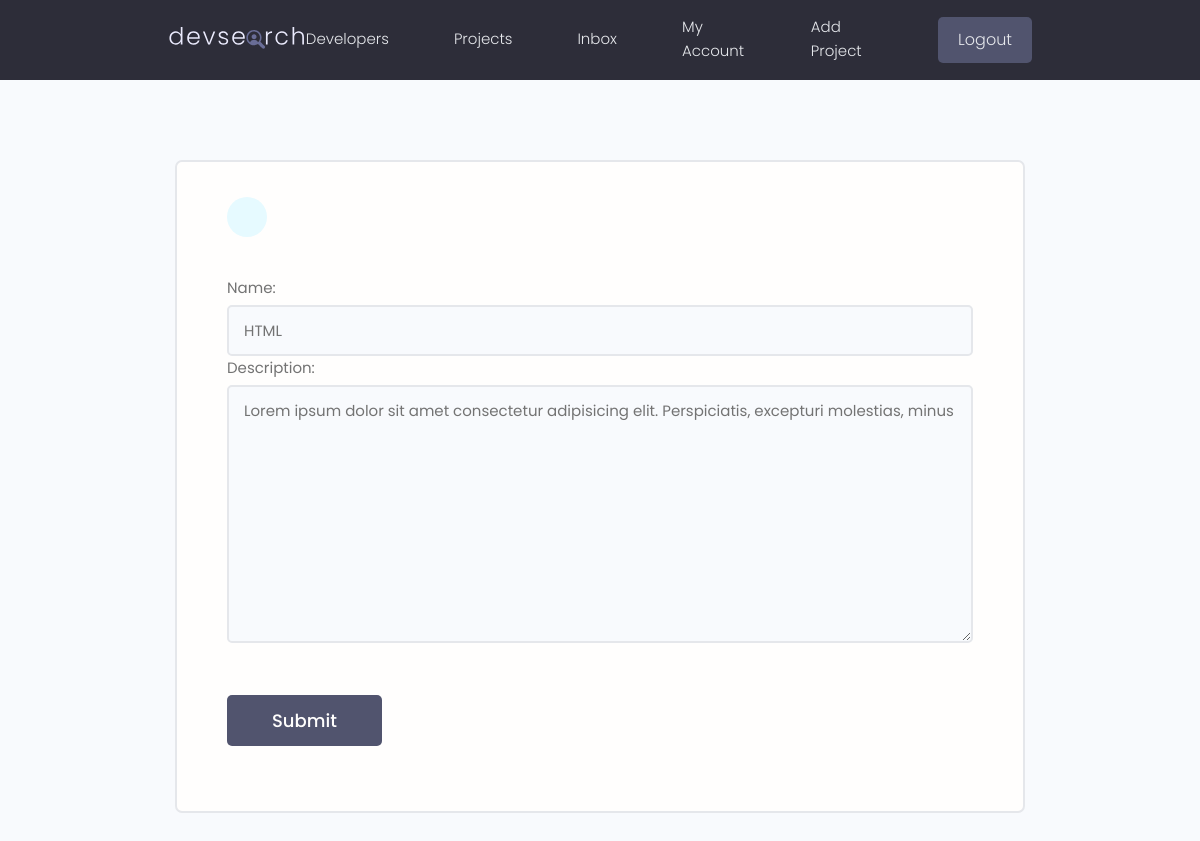
The page /edit_skill/29d43505-fe26-4b6c-9170-d2956896dbb1 (signed in) on the database its author committed.
### users/models.py (models this page shows, shortened)
class Skill(models.Model):
    owner = models.ForeignKey(Profile, on_delete=models.CASCADE, null=True, blank=True)
    name = models.CharField(max_length=200, blank=True, null=True)
    description = models.TextField(blank=True, null=True)
    created = models.DateTimeField(auto_now_add=True)
    id = models.UUIDField(default=uuid.uuid4, unique=True, primary_key=True, editable=False)

### users/views.py (the view)
# urls.py: path('edit_skill/<str:pk>', views.edit_skill, name='edit_skill'),
@login_required(login_url='users:login')
def edit_skill(request, pk):
    profile = request.user.profile
    skill = profile.skill_set.get(id=pk)
    form = SkillForm(instance=skill)
    if request.method == 'POST':
        form = SkillForm(request.POST, instance=skill)
        if form.is_valid():
            save = form.save()
            messages.info(request, "Your Skill was added successfully ! ")
            return redirect('users:account')
    context = {'form': form}
    return render(request, 'users/skill_form.html', context)

### users/forms.py
class SkillForm(ModelForm):
    class Meta:
        model = Skill
        fields = ['name', 'description']
    def __init__(self, *args, **kwargs):
        super(SkillForm, self).__init__(*args, **kwargs)
        for name, field in self.fields.items():
            field.widget.attrs.update({'class': 'input'})

### users/templates/users/skill_form.html (shortened to what this page needs)
{% extends 'base.html' %}
{% block content %}
    <main class="formPage my-xl">
        <div class="content-box">
            <div class="formWrapper">
                <a class="backButton" href="{% url 'users:account' %}"></a>
                <br>
                <form class="form" method="POST" action="">
                        <div class="form__field">
                            {{ form }}
                        </div>
                    <input class="btn btn--sub btn--lg  my-md" type="submit" value="Submit"/>
                </form>
            </div>
        </div>
    </main>
{% endblock %}

### static/css/app.css (style rules this page uses)
:root { --color-sub: #2d2d39; }
.btn--sub { background-color: var(--color-sub-light); }
.content-box { width: 95%; max-width: 85rem; margin: 0 auto; }
.backButton { background: var(--color-main-light); color: var(--color-main); width: 4rem; height: 4rem; display: flex; align-items: center; justify-content: center; border-radius: 50%; }
.formPage .formWrapper { list-style: none; background: var(--color-white); padding: 3.5rem 5rem; border: 2px solid var(--color-light); border-radius: 0.7rem; }

### static/uikit/styles/modules/_variables.css (style rules this page uses)
:root { --color-main: #5aa5b9; --color-main-light: #e6faff; --color-sub: #3f4156; --color-sub-light: #51546e; --color-sub-lighter: #ededfd; --color-text: #737373; --color-gray: #8b8b8b; --color-light: #e5e7eb; --color-light-gray: #767676; --color-bg: #f8fafd; --color-white: #fffefd; --color-white-light: #f3f3f3; --color-success: #359e64; --color-success-bg: #def8e8; --color-error: #fc4b0b; --color-error-bg: #fff2ee; --font-base: 'Poppins', arial, helvetica, 'Segoe UI', roboto, ubuntu, sans-serif; --font-monospace: 'Fira Code', 'Courier New', courier, monospace; --font-regular: 300; --font-medium: 500; --font-bold: 700; --generic-shadow: 1px 1px 5px #00000010; --generic-transition: all 0.3s ease-in-out; }

### static/uikit/styles/modules/_base.css (style rules this page uses)
* { margin: 0; padding: 0; box-sizing: border-box; text-rendering: optimizeLegibility; color: inherit; font-size: inherit; }
html { font-size: 50%; }
@media only screen and (min-width: 480px) { html { font-size: 56.25%; } }
@media only screen and (min-width: 1200px) { html { font-size: 62.5%; } }
body { line-height: 1.6; font-weight: 400; font-size: 1.5rem; color: var(--color-text); background-color: var(--color-bg); min-height: 100vh; }

### static/uikit/styles/modules/_typography.css (style rules this page uses)
* { font-family: var(--font-base); }
a { padding-bottom: 2px; text-decoration: none; display: inline-block; color: var(--color-main); font-weight: var(--font-medium); }

### static/uikit/styles/modules/_utilities.css (style rules this page uses)
.my-md { margin: 3rem auto; }
.my-xl { margin: 8rem auto; }

### static/uikit/styles/modules/_button.css (style rules this page uses)
.btn { display: inline-block; position: relative; cursor: pointer; background-color: var(--color-light); font-weight: var(--font-medium); color: var(--color-sub); text-decoration: none; padding: 1rem 2rem; border-radius: 0.5rem; border: none; width: -webkit-fit-content; width: -moz-fit-content; width: fit-content; height: -webkit-fit-content; height: -moz-fit-content; height: fit-content; font-size: 1.6rem; outline-width: 0; outline-color: transparent; -webkit-backface-visibility: hidden; backface-visibility: hidden; transition: all 0.3s ease-in-out; }
.btn--sub { background-color: var(--color-sub); color: var(--color-white); }
.btn--lg { font-size: 1.8rem; padding: 1.2rem 4.5rem; }

### static/uikit/styles/modules/_form.css (style rules this page uses)
.form { display: block; }
.form__field { margin-top: 1.5rem; margin-bottom: 1.5rem; }
.form__label, .form__field > label { display: block; margin-bottom: 0.5rem; color: var(--color-text); }
input.input[type='text'], input.input[type='email'], input.input[type='password'], input.input[type='number'], textarea.input { min-width: 24rem; width: 100%; padding: 1.2rem 1.5rem; border-radius: 0.5rem; border: 2px solid var(--color-light); transition: all 0.3s ease-in-out; background-color: var(--color-bg); }

### rows shown on the page
Skill: name "HTML", description "Lorem ipsum dolor sit amet consectetur adipisicing elit. Perspiciatis, excepturi molestias, minus"
